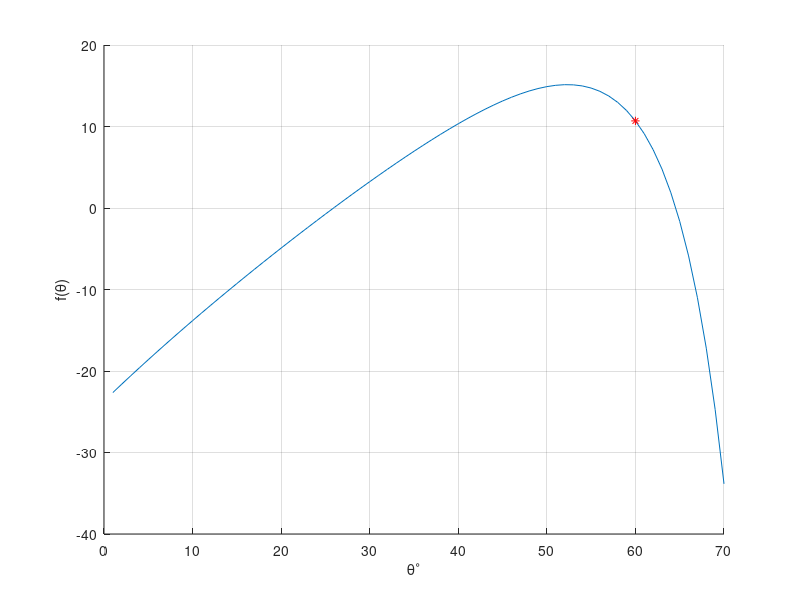

Here is the MATLAB script that generated this plot: (Note: this script raises an error after producing the figure.)
% Setup Problem
x = 60;   % ft
v0 = 50;  % ft/s
hQ = 6.5; % ft
g = 32.2; % ft/s^2

f = @(theta_deg) x * tand(theta_deg) ...
    - 0.5*x^2*g/v0^2./cosd(theta_deg).^2 ...
    + hQ - 7;
d2r = pi/180;
fp = @(theta_deg) x*d2r/cosd(theta_deg).^2 ...
    - 0.5*x^2*g/v0^2*2*d2r*tand(theta_deg)./cosd(theta_deg).^2;

imax = 10;
tol = 1; % tolerance in solution (deg)

% Visualize & Select an Interval
thetas_deg = 1:70;
figure
hold on;
plot(thetas_deg, f(thetas_deg));
grid on;
xlabel('\theta^\circ');
ylabel('f(\theta)');

% Call our root finding algorithm
x0 = 60;
plot(x0, f(x0), 'r*');


% ALGORITHM
xns = newton_root(f, fp, x0, imax);


% View Result
fprintf("theta: %f\n", xns);
plot(xns, f(xns), 'k*');


